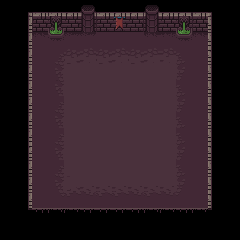

This is a level from a 2D game, rendered from its Tiled map with the project's own tilesets. A one-line summary and the map file follow, with tile-layer data summarised:
An orthogonal 15x15 tile map with 16x16 px tiles, 2 tile layers (Capa de Patrones 1, Capa de patrones 2).

<map version="1.0" tiledversion="1.1.3" orientation="orthogonal" renderorder="right-down" width="15" height="15" tilewidth="16" tileheight="16" infinite="0" nextobjectid="1">
 <tileset firstgid="1" name="0x72_16x16DungeonTileset.v4" tilewidth="16" tileheight="16" tilecount="256" columns="16">
  <image source="0x72_16x16DungeonTileset.v4.png" width="256" height="256" />
 </tileset>
 <layer name="Capa de Patrones 1" width="15" height="15">
  <data>[225 cells, 121 non-empty, 17 distinct tile ids]</data>
 </layer>
 <layer name="Capa de patrones 2" width="15" height="15">
  <data>[225 cells, 63 non-empty, 21 distinct tile ids]</data>
 </layer>
</map>
